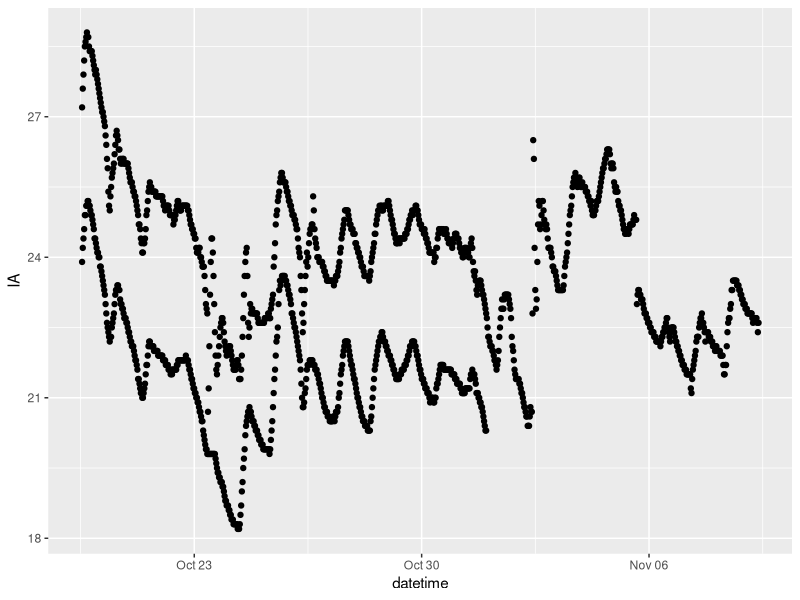
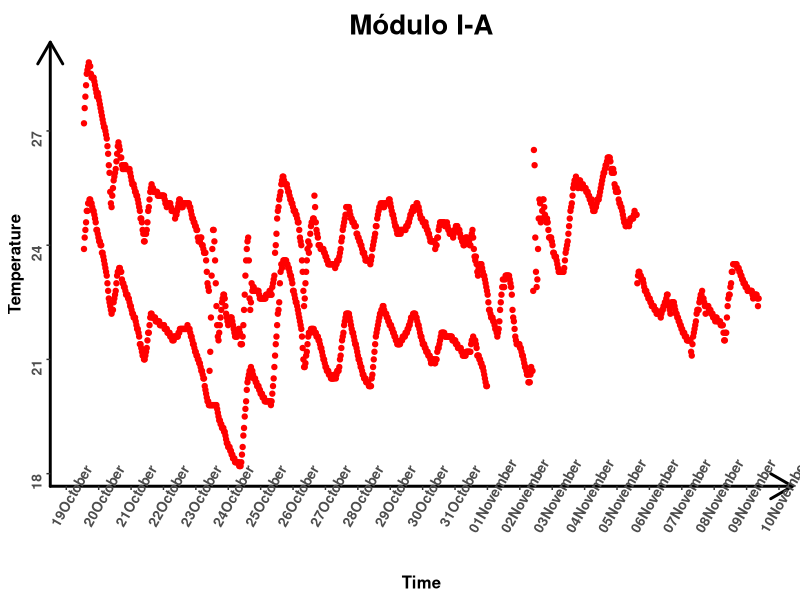
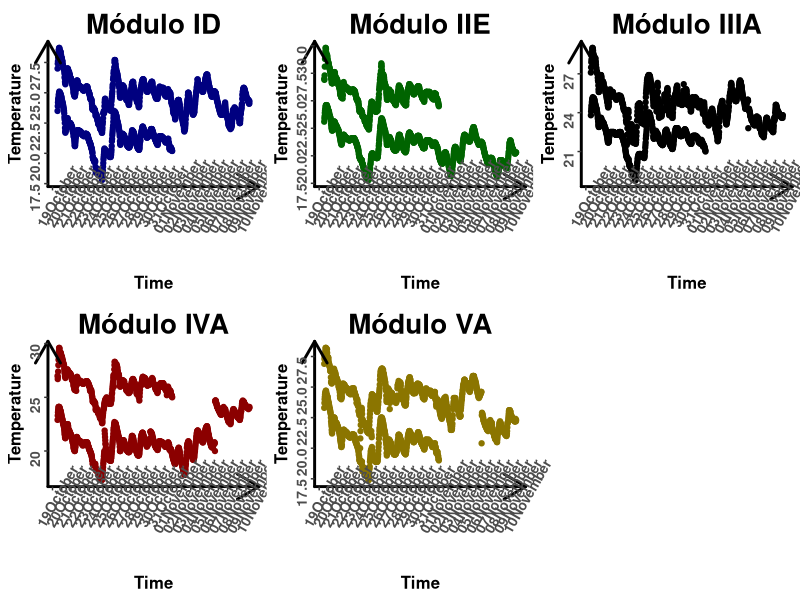

The R source for these figures, in order:
#### This scrypt comes from the temperature regulating system, that I used on my master thesis experiments.
#### It have 5 modules with 5 pairs of temperature receptors, one for the ambient temperature treatment and one for the ambient + 
#### 4°C treatment. Each one of the 25 columns of the file are one pair of ambient/warm, and date and time are the first two columns.
#### The file total.csv and total.txt are the data

## First: Set your work directory with setwd("addres of your directory")
#### Importing the data
temperatures <- read.table("total.txt", header = T, 
                           colClasses = c("character",
                                          "character", 
                                          rep("numeric", 25) ))
##î It is important to put the first two columns
 ## as character, because, if not, R reads like 
 ## numeric and the format crashes

View(temperatures) ##exploring the data
str(temperatures)
head(temperatures)

##Packages you'll need
library(ggplot2)
library(tidyverse)
library(ggpubr)
library(lubridate)

temperatures <- temperatures %>% mutate(date = temperatures$data, time = temperatures$tempo) ## Just for sure
temperatures <- unite(temperatures, "datetime",
                      c("data", "tempo"), sep = "") #Here you can use the lubridate package
View(temperatures)

my_modules <- c("ID", "IIE", "IIIA", "IVA", "VA") ##Here you select what modules did you used

temperatures$datetime <- mdy_hms(temperatures$datetime) ## Transforming into the right format (data and time)

class(temperatures$datetime)## It is a POSIXct and POSIXT, POSIXct is the format that 



##Graphs
temp <- ggplot(temperatures, aes(x = datetime, y = IA)) + geom_point() ##Testing with a random block
temp

#Function to speed up the production of graphs with their aesthetics components
line_temp <- function(fun.data, fun.y, title = " ", cor = "black") {
  fun.data$fun.y <- fun.data[, fun.y]
  ggplot(fun.data, aes(x = datetime, y = fun.y)) + 
    geom_point(color = cor) + ylab("Temperature") +
    ggtitle(title) +
    scale_x_datetime(date_labels = "%d%B", date_breaks = "1 day") +
    theme(panel.grid.major = element_blank(), panel.grid.minor = element_blank(),
          plot.title = element_text(hjust = 0.5, vjust = 0, size = 20, face = "bold"),
          axis.text.x = element_text(angle = 60, size = 10, face = "bold"),
          axis.text.y = element_text(angle = 90, size = 10, face = "bold"),
          axis.title.x = element_text(size = 12, face = "bold"),
          axis.title.y = element_text(size = 12, face = "bold"),
          panel.background = element_blank(),
          axis.line = element_line(size = 1, lineend = "round", arrow = arrow())) +
    xlab("Time") 
}

line_temp(temperatures, "IA", title = "Módulo I-A", cor = "red") #Testing, don't forget to use "" on fun.y


### Making an arrange of my five modules
pallete <- c("navyblue", "darkgreen", "black", "darkred", "gold4")
my_modules
ggarrange(line_temp(temperatures, my_modules[1], paste("Módulo", my_modules[1], sep = " "),
                    cor = pallete[1]),
          line_temp(temperatures, my_modules[2], paste("Módulo", my_modules[2], sep = " "),
                    cor = pallete[2]),
          line_temp(temperatures, my_modules[3], paste("Módulo", my_modules[3], sep = " "),
                    cor = pallete[3]),
          line_temp(temperatures, my_modules[4], paste("Módulo", my_modules[4], sep = " "),
                    cor = pallete[4]),
          line_temp(temperatures, my_modules[5], paste("Módulo", my_modules[5], sep = " "),
                    cor = pallete[5]),
          nrow = 2, ncol = 3)



